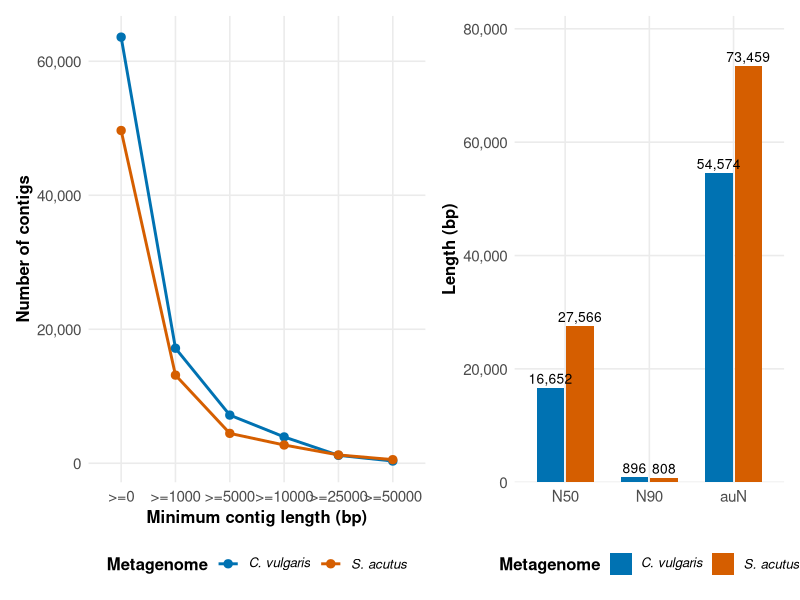
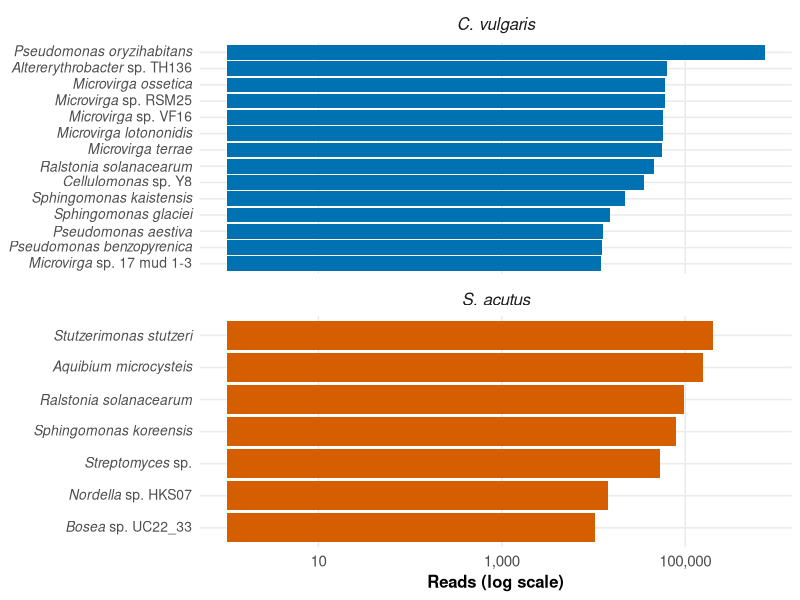
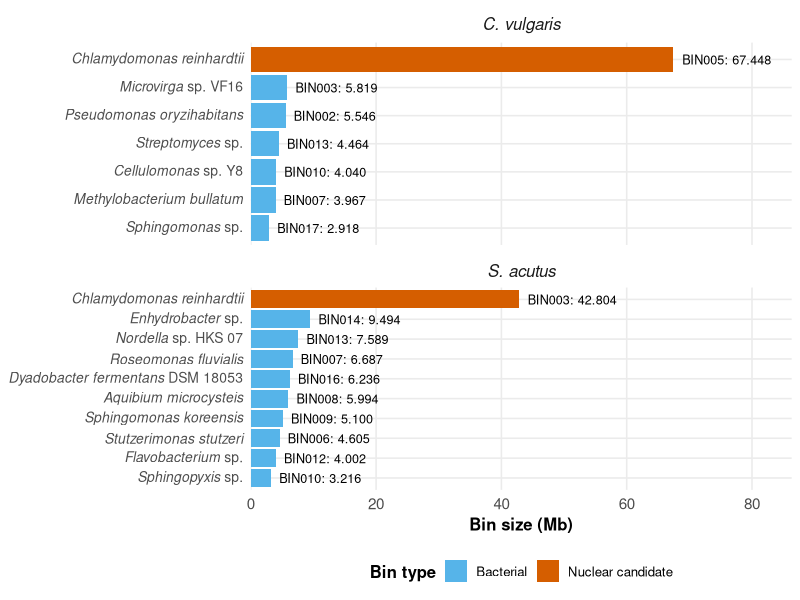
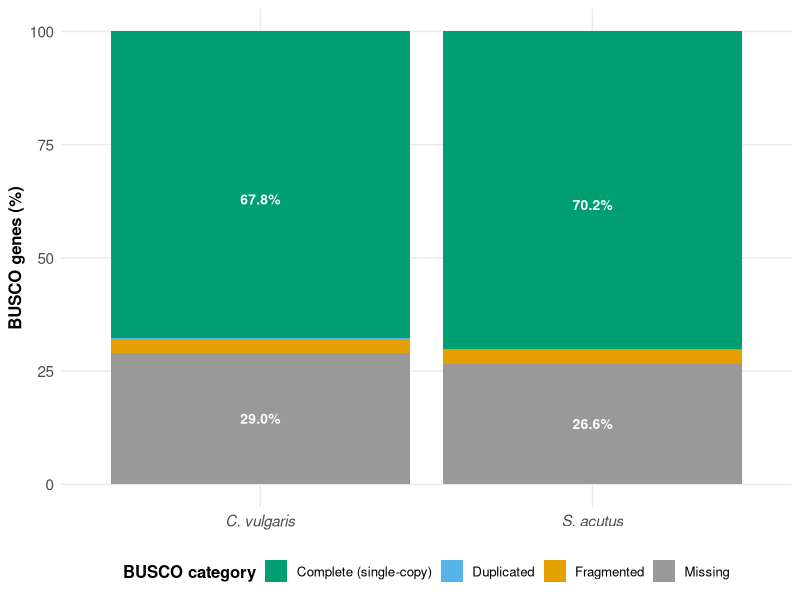
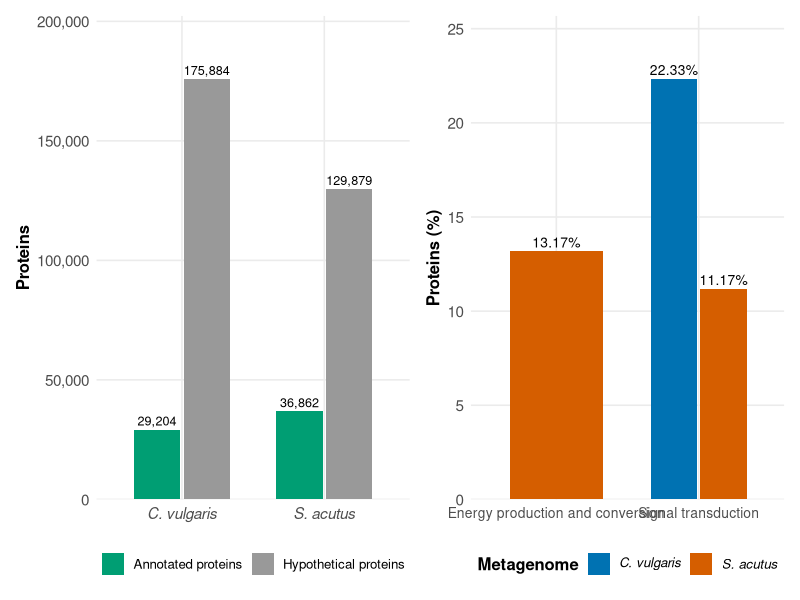
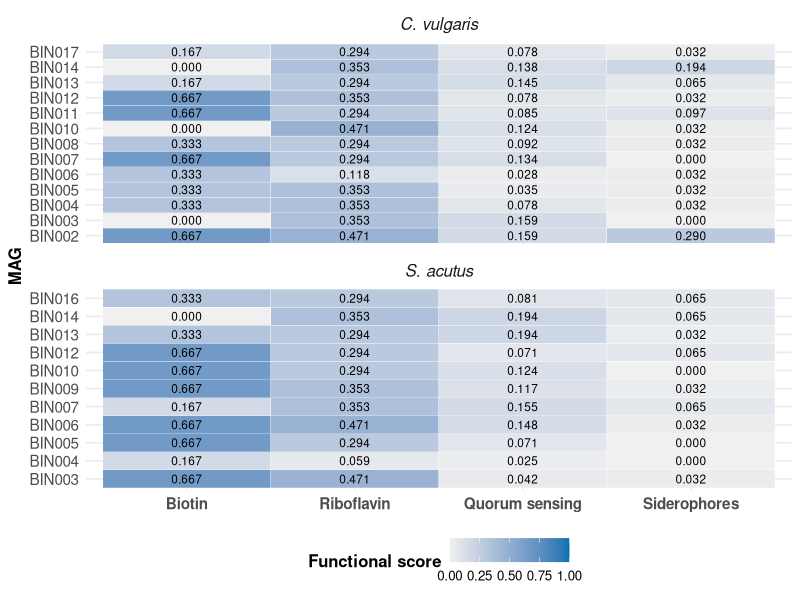
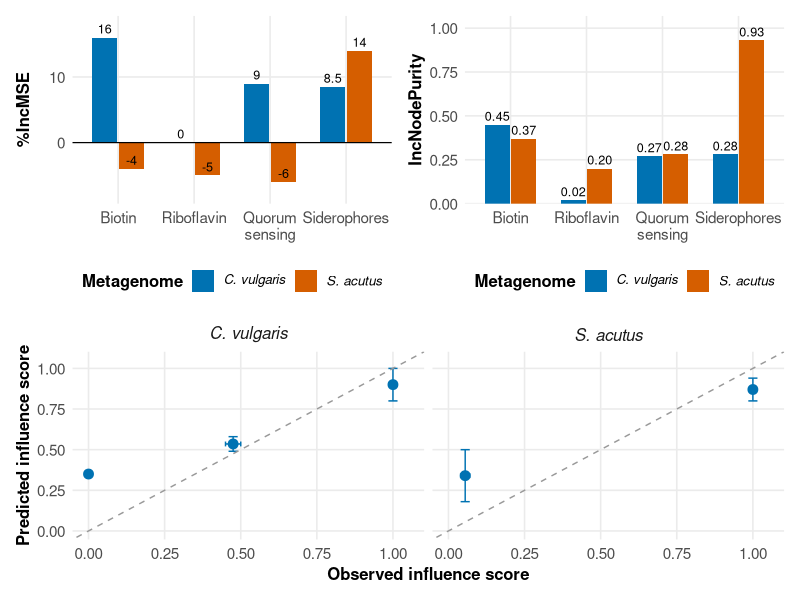
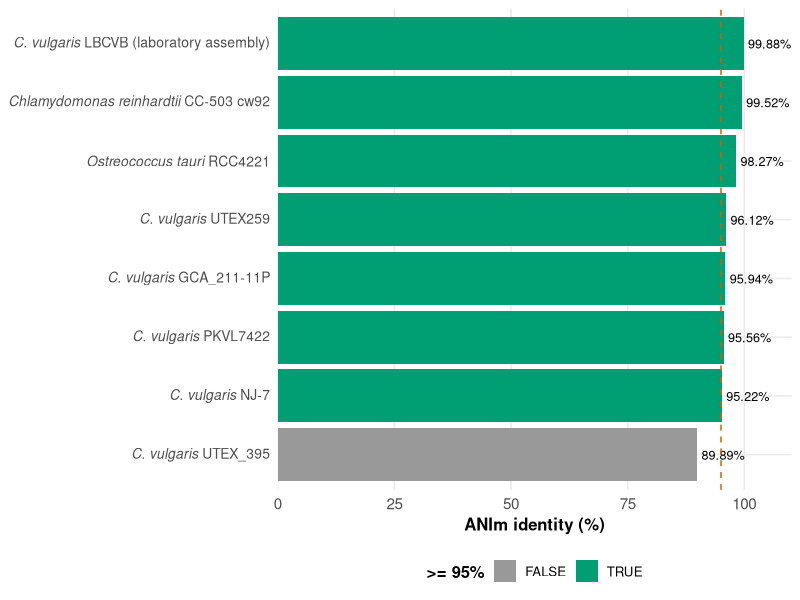

Write R code to recreate these figures, in order.
# Autor: Dr. José Juan Torres Martínez
# Universidad Autónoma de San Luis Potosí (UASLP), México
#
# Figuras del artículo: Metagenomic characterization of Chlorella vulgaris and
# Scenedesmus acutus consortia (Algal Research, in preparation).
# Genera, a partir de los CSV de esta carpeta (valores tal como aparecen en
# la tesis de maestría de Abner Martínez-Constantino, FCQ-UASLP, agosto 2026):
# Qué hace este script
# Genera, a partir de los valores verificados de la tesis de maestría de
# Abner Martínez-Constantino (FCQ-UASLP, agosto 2026), las figuras que sí
# se pueden construir en R sin los archivos originales de salida de cada
# herramienta:
#   Figura 1 — Comparación de los ensamblajes (contigs por umbral + N50)
#   Figura 2 — Bacterias más representativas por metagenoma (Kraken2)
#   Figura 3 — Tamaño de los bins que pasan el filtro (MAGs + nucleares)
#   Figura 4 — Evaluación BUSCO de los bins nucleares candidatos
#   Figura 5 — Anotación funcional (anotadas vs. hipotéticas + COG)
#   Figura 6 — Matrices de puntuación de funcionalidad (FS) por MAG
#   Figura 7 — Random Forest: importancia de variables + observados vs.
#              predichos (valores leídos de las figuras de la tesis)
#   Figura S0 — Identidad ANIm de BIN005 contra el panel de referencia
#
# Qué NO hace este script
# No regenera los diagramas de Sankey, los heatmaps de resistomas (RGI),
# las figuras de HGT, los mapas KEGG, las redes bipartitas (Gephi), los
# PCA ni los heatmaps de expresión: esas figuras dependen de los archivos
# originales de salida de cada herramienta y las debe producir Abner
# siguiendo la lista de figuras (ver lista-figuras-para-abner.md).
#
# Datos
# Los CSV de esta carpeta contienen los valores tal como aparecen en la
# tesis. No se inventó ningún valor:
# - La Figura 5B solo grafica las dos categorías COG con porcentaje
#   reportado en el texto (transducción de señales en ambos metagenomas;
#   producción y conversión de energía solo en S. acutus). El valor de
#   energía de C. vulgaris no se reporta en la tesis y no se grafica.
# - La Figura 7 usa valores APROXIMADOS leídos de las Figs. 52-55 de la
#   tesis (la tesis no da los valores en el texto); el pie lo dice.
# - La Figura S0 usa valores leídos de la Fig. 12 de la tesis; el valor
#   de O. tauri (98.27%) es anómalo y se señala en el pie del manuscrito.
# - Los porcentajes de BUSCO fragmentado y duplicado no están etiquetados
#   en la Fig. 10 de la tesis; se grafican como ~3% y ~0.3% y el pie lo dice.
#
# Interpretación
# Cada figura lleva su pie con el denominador explícito. Las frecuencias
# son descriptivas: no se interpretan como enriquecimiento estadístico.

Sys.setlocale("LC_ALL", "C.UTF-8")

library(ggplot2)
library(dplyr)
library(readr)
library(scales)
library(tidyr)
library(patchwork)

# Carpeta del script: los CSV y las figuras viven junto a este archivo.
args <- commandArgs(trailingOnly = FALSE)
archivo <- grep("--file=", args, value = TRUE)
if (length(archivo) > 0) {
  carpeta <- dirname(sub("--file=", "", archivo[1]))
} else {
  carpeta <- getwd()
}
setwd(carpeta)

# Paleta Okabe-Ito (compatible con visión de color deficiente).
okabe <- c(
  "#E69F00", "#56B4E9", "#009E73", "#F0E442",
  "#0072B2", "#D55E00", "#CC79A7", "#999999"
)
col_cv <- "#0072B2"
col_sa <- "#D55E00"

# Tema común: limpio, sin título dentro de la imagen, leyenda abajo,
# títulos de ejes en negrita.
tema_fig <- theme_minimal(base_size = 12) +
  theme(
    legend.position = "bottom",
    legend.title = element_text(face = "bold"),
    axis.title = element_text(face = "bold"),
    axis.text = element_text(size = 11),
    strip.text = element_text(face = "bold", size = 12),
    panel.grid.minor = element_blank()
  )

# Etiquetas de taxón con género y especie en itálica (plotmath).
# "Pseudomonas oryzihabitans" -> italic('Pseudomonas oryzihabitans')
# "Microvirga sp. VF16"       -> italic('Microvirga')~sp.~'VF16'
# "Dyadobacter fermentans DSM 18053" -> italic('Dyadobacter fermentans')~'DSM 18053'
# La función devuelve una CADENA plotmath; etiquetas_taxon() la convierte
# en un vector de expresiones con un solo parse(text = ...) — un list de
# expresiones NO funciona como labels de una escala discreta en ggplot2.
etiqueta_taxon_str <- function(x) {
  partes <- strsplit(x, " ", fixed = TRUE)[[1]]
  genero <- partes[1]
  if (length(partes) == 1) {
    return(sprintf("italic('%s')", genero))
  }
  segundo <- partes[2]
  resto <- if (length(partes) > 2) paste(partes[3:length(partes)], collapse = " ") else ""
  if (segundo == "sp.") {
    expr <- sprintf("italic('%s')~sp.", genero)
    if (nzchar(resto)) expr <- paste0(expr, "~'", resto, "'")
    return(expr)
  }
  if (grepl("^[a-z]", segundo)) {
    expr <- sprintf("italic('%s %s')", genero, segundo)
    if (nzchar(resto)) expr <- paste0(expr, "~'", resto, "'")
    return(expr)
  }
  paste0(sprintf("italic('%s')", genero), "~'",
         paste(partes[2:length(partes)], collapse = " "), "'")
}
etiquetas_taxon <- function(v) parse(text = vapply(v, etiqueta_taxon_str, character(1)))

# Etiquetas de metagenoma con la especie en itálica (plotmath).
# Se usa en ejes discretos (Figuras 4 y 5A), en leyendas (Figuras 1, 5B
# y 7A-7B) y en los títulos de panel (Figuras 2, 3, 6 y 7C).
etiqueta_metagenoma <- function(v) {
  parse(text = vapply(v, function(x) {
    if (x == "C. vulgaris") "italic('C. vulgaris')"
    else if (x == "S. acutus") "italic('S. acutus')"
    else x
  }, character(1)))
}
labeller_metagenoma <- as_labeller(
  c("C. vulgaris" = "italic('C. vulgaris')", "S. acutus" = "italic('S. acutus')"),
  default = label_parsed)

# Etiquetas del panel ANI (Figura S0): cadena plotmath por referencia.
etiqueta_ani_str <- function(lbl) {
  if (grepl("reinhardtii", lbl)) return("italic('Chlamydomonas reinhardtii')~'CC-503 cw92'")
  if (grepl("tauri", lbl)) return("italic('Ostreococcus tauri')~'RCC4221'")
  if (grepl("LBCVB", lbl)) return("italic('C. vulgaris')~'LBCVB'~'(laboratory assembly)'")
  if (grepl("UTEX259", lbl)) return("italic('C. vulgaris')~'UTEX259'")
  if (grepl("NJ-7", lbl)) return("italic('C. vulgaris')~'NJ-7'")
  if (grepl("PKVL7422", lbl)) return("italic('C. vulgaris')~'PKVL7422'")
  if (grepl("GCA_211-11P", lbl)) return("italic('C. vulgaris')~'GCA_211-11P'")
  if (grepl("UTEX_395", lbl)) return("italic('C. vulgaris')~'UTEX_395'")
  lbl
}

# ---------------------------------------------------------------------------
# Figura 1 — Comparación de los ensamblajes
# ---------------------------------------------------------------------------
ens <- read_csv("datos_ensamblaje.csv", show_col_types = FALSE)
met <- read_csv("datos_metricas_ensamblaje.csv", show_col_types = FALSE)

ens$metagenome <- factor(ens$metagenome, levels = c("C. vulgaris", "S. acutus"))
ens$umbral <- factor(paste0(">=", ens$threshold_bp),
                     levels = c(">=0", ">=1000", ">=5000", ">=10000", ">=25000", ">=50000"))
p1a <- ggplot(ens, aes(x = umbral, y = contigs, color = metagenome, group = metagenome)) +
  geom_line(linewidth = 1) +
  geom_point(size = 2.5) +
  scale_y_continuous(labels = label_comma()) +
  scale_color_manual(values = c("C. vulgaris" = col_cv, "S. acutus" = col_sa),
                     labels = etiqueta_metagenoma) +
  labs(x = "Minimum contig length (bp)", y = "Number of contigs", color = "Metagenome") +
  tema_fig

n50 <- met %>% filter(metric %in% c("N50", "N90", "auN"))
n50$metric <- factor(n50$metric, levels = c("N50", "N90", "auN"))
n50$metagenome <- factor(n50$metagenome, levels = c("C. vulgaris", "S. acutus"))
p1b <- ggplot(n50, aes(x = metric, y = value, fill = metagenome)) +
  geom_col(position = position_dodge(width = 0.7), width = 0.65) +
  geom_text(aes(label = comma(value)), position = position_dodge(width = 0.7),
            vjust = -0.4, size = 3.5) +
  scale_y_continuous(labels = label_comma(), expand = expansion(mult = c(0, 0.12))) +
  scale_fill_manual(values = c("C. vulgaris" = col_cv, "S. acutus" = col_sa),
                    labels = etiqueta_metagenoma) +
  labs(x = NULL, y = "Length (bp)", fill = "Metagenome") +
  tema_fig

fig1 <- p1a + p1b + plot_layout(ncol = 2, widths = c(1.25, 1))
ggsave("figura1_ensamblaje.png", fig1, width = 10, height = 4.5, dpi = 300, bg = "white")

# ---------------------------------------------------------------------------
# Figura 2 — Bacterias más representativas (Kraken2, lecturas)
# ---------------------------------------------------------------------------
tax <- read_csv("datos_taxonomia.csv", show_col_types = FALSE)
tax$metagenome <- factor(tax$metagenome, levels = c("C. vulgaris", "S. acutus"))
# reorder() es global: un taxón presente en ambos metagenomas
# (Ralstonia solanacearum) quedaría mal ordenado en cada panel.
# Se usa un factor con prefijo de metagenoma para ordenar dentro de cada panel.
tax <- tax %>%
  arrange(metagenome, reads) %>%
  mutate(taxon_f = factor(paste(metagenome, taxon, sep = "___"),
                          levels = paste(metagenome, taxon, sep = "___")))
etiquetas_taxon_prefijo <- function(v) {
  parse(text = vapply(v, function(lbl) {
    etiqueta_taxon_str(sub("^.*___", "", lbl))
  }, character(1)))
}

p2 <- ggplot(tax, aes(x = reads, y = taxon_f, fill = metagenome)) +
  geom_col() +
  facet_wrap(~metagenome, scales = "free_y", ncol = 1, labeller = labeller_metagenoma) +
  scale_x_continuous(trans = "log10", labels = label_comma()) +
  scale_y_discrete(labels = etiquetas_taxon_prefijo) +
  scale_fill_manual(values = c("C. vulgaris" = col_cv, "S. acutus" = col_sa)) +
  labs(x = "Reads (log scale)", y = NULL, fill = "Metagenome") +
  tema_fig +
  theme(legend.position = "none", axis.text.y = element_text(size = 10))
ggsave("figura2_taxonomia.png", p2, width = 9, height = 8, dpi = 300, bg = "white")

# ---------------------------------------------------------------------------
# Figura 3 — Tamaño de los bins que pasan el filtro
# ---------------------------------------------------------------------------
mags <- read_csv("datos_mags.csv", show_col_types = FALSE)
mags$metagenome <- factor(mags$metagenome, levels = c("C. vulgaris", "S. acutus"))
mags$tipo <- factor(ifelse(mags$type == "nuclear candidate",
                           "Nuclear candidate", "Bacterial"),
                    levels = c("Bacterial", "Nuclear candidate"))
mags <- mags %>%
  arrange(metagenome, size_Mb) %>%
  mutate(taxon_f = factor(paste(metagenome, taxon, sep = "___"),
                          levels = paste(metagenome, taxon, sep = "___")))

p3 <- ggplot(mags, aes(x = size_Mb, y = taxon_f, fill = tipo)) +
  geom_col() +
  geom_text(aes(label = paste0(bin, ": ", sprintf("%.3f", size_Mb))), hjust = -0.1, size = 3.2) +
  facet_wrap(~metagenome, scales = "free_y", ncol = 1, labeller = labeller_metagenoma) +
  scale_x_continuous(expand = expansion(mult = c(0, 0.28))) +
  scale_y_discrete(labels = etiquetas_taxon_prefijo) +
  scale_fill_manual(values = c("Bacterial" = "#56B4E9", "Nuclear candidate" = "#D55E00")) +
  labs(x = "Bin size (Mb)", y = NULL, fill = "Bin type") +
  tema_fig +
  theme(axis.text.y = element_text(size = 10))
ggsave("figura3_mags.png", p3, width = 10, height = 8, dpi = 300, bg = "white")

# ---------------------------------------------------------------------------
# Figura 4 — BUSCO de los bins nucleares candidatos
# ---------------------------------------------------------------------------
busco <- read_csv("datos_busco.csv", show_col_types = FALSE)
busco$metagenome <- factor(busco$metagenome, levels = c("C. vulgaris", "S. acutus"))
busco$category <- factor(busco$category,
  levels = c("Complete (single-copy)", "Duplicated", "Fragmented", "Missing"))
p4 <- ggplot(busco, aes(x = metagenome, y = percent, fill = category)) +
  geom_col() +
  geom_text(data = function(d) d[d$percent >= 5, ],
            aes(label = sprintf("%.1f%%", percent)),
            position = position_stack(vjust = 0.5), size = 3.5, color = "white",
            fontface = "bold") +
  scale_fill_manual(values = c("Complete (single-copy)" = "#009E73",
                                "Duplicated" = "#56B4E9",
                                "Fragmented" = "#E69F00",
                                "Missing" = "#999999")) +
  scale_x_discrete(labels = etiqueta_metagenoma) +
  labs(x = NULL, y = "BUSCO genes (%)", fill = "BUSCO category") +
  tema_fig
ggsave("figura4_busco.png", p4, width = 7, height = 5, dpi = 300, bg = "white")

# ---------------------------------------------------------------------------
# Figura 5 — Anotación funcional (A) y COG (B)
# ---------------------------------------------------------------------------
anot <- read_csv("datos_anotacion.csv", show_col_types = FALSE)
anot$metagenome <- factor(anot$metagenome, levels = c("C. vulgaris", "S. acutus"))
anot$category <- factor(anot$category,
  levels = c("Annotated proteins", "Hypothetical proteins"))
p5a <- ggplot(anot, aes(x = metagenome, y = count, fill = category)) +
  geom_col(position = position_dodge(width = 0.7), width = 0.65) +
  geom_text(aes(label = comma(count)), position = position_dodge(width = 0.7),
            vjust = -0.4, size = 3.2) +
  scale_y_continuous(labels = label_comma(), expand = expansion(mult = c(0, 0.15))) +
  scale_x_discrete(labels = etiqueta_metagenoma) +
  scale_fill_manual(values = c("Annotated proteins" = "#009E73",
                                "Hypothetical proteins" = "#999999")) +
  labs(x = NULL, y = "Proteins", fill = NULL) +
  tema_fig

cog <- read_csv("datos_cog.csv", show_col_types = FALSE)
cog <- cog %>% filter(reported == "yes")
cog$metagenome <- factor(cog$metagenome, levels = c("C. vulgaris", "S. acutus"))
p5b <- ggplot(cog, aes(x = cog_category, y = percent, fill = metagenome)) +
  geom_col(position = position_dodge(width = 0.7), width = 0.65) +
  geom_text(aes(label = sprintf("%.2f%%", percent)),
            position = position_dodge(width = 0.7), vjust = -0.4, size = 3.5) +
  scale_y_continuous(expand = expansion(mult = c(0, 0.15))) +
  scale_fill_manual(values = c("C. vulgaris" = col_cv, "S. acutus" = col_sa),
                    labels = etiqueta_metagenoma) +
  labs(x = NULL, y = "Proteins (%)", fill = "Metagenome") +
  tema_fig +
  theme(axis.text.x = element_text(size = 10))

fig5 <- p5a + p5b + plot_layout(ncol = 2, widths = c(1, 1))
ggsave("figura5_anotacion_cog.png", fig5, width = 11, height = 4.5, dpi = 300, bg = "white")

# ---------------------------------------------------------------------------
# Figura 6 — Matrices de puntuación de funcionalidad (FS)
# ---------------------------------------------------------------------------
fs <- read_csv("datos_fs.csv", show_col_types = FALSE)
fs$metagenome <- factor(fs$metagenome, levels = c("C. vulgaris", "S. acutus"))
fs_largo <- fs %>%
  pivot_longer(cols = c(biotin, riboflavin, quorum_sensing, siderophores),
               names_to = "pathway", values_to = "fs")
fs_largo$pathway <- factor(fs_largo$pathway,
  levels = c("biotin", "riboflavin", "quorum_sensing", "siderophores"),
  labels = c("Biotin", "Riboflavin", "Quorum sensing", "Siderophores"))

p6 <- ggplot(fs_largo, aes(x = pathway, y = mag, fill = fs)) +
  geom_tile(color = "white") +
  geom_text(aes(label = sprintf("%.3f", fs)), size = 3) +
  facet_wrap(~metagenome, ncol = 1, scales = "free_y", labeller = labeller_metagenoma) +
  scale_fill_gradient(low = "#F0F0F0", high = "#0072B2", limits = c(0, 1),
                      name = "Functional score") +
  labs(x = NULL, y = "MAG") +
  tema_fig +
  theme(axis.text.x = element_text(size = 11, face = "bold"))
ggsave("figura6_fs.png", p6, width = 8, height = 9, dpi = 300, bg = "white")

# ---------------------------------------------------------------------------
# Figura 7 — Random Forest (valores APROXIMADOS leídos de las figuras)
# ---------------------------------------------------------------------------
rf <- read_csv("datos_rf_importancia.csv", show_col_types = FALSE)
rf$metagenome <- factor(rf$metagenome, levels = c("C. vulgaris", "S. acutus"))
rf$pathway <- factor(rf$pathway,
  levels = c("Biotin", "Riboflavin", "Quorum sensing", "Siderophores"))

p7a <- ggplot(rf, aes(x = pathway, y = inc_mse, fill = metagenome)) +
  scale_x_discrete(labels = c("Biotin", "Riboflavin", "Quorum\nsensing", "Siderophores")) +
  geom_col(position = position_dodge(width = 0.7), width = 0.65) +
  geom_hline(yintercept = 0, color = "black", linewidth = 0.4) +
  geom_text(aes(label = inc_mse), position = position_dodge(width = 0.7),
            vjust = -0.4, size = 3.2) +
  scale_y_continuous(expand = expansion(mult = c(0.15, 0.15))) +
  scale_fill_manual(values = c("C. vulgaris" = col_cv, "S. acutus" = col_sa),
                    labels = etiqueta_metagenoma) +
  labs(x = NULL, y = "%IncMSE", fill = "Metagenome") +
  tema_fig

p7b <- ggplot(rf, aes(x = pathway, y = inc_node_purity, fill = metagenome)) +
  scale_x_discrete(labels = c("Biotin", "Riboflavin", "Quorum\nsensing", "Siderophores")) +
  geom_col(position = position_dodge(width = 0.7), width = 0.65) +
  geom_text(aes(label = sprintf("%.2f", inc_node_purity)),
            position = position_dodge(width = 0.7), vjust = -0.4, size = 3.2) +
  scale_y_continuous(expand = expansion(mult = c(0, 0.15))) +
  scale_fill_manual(values = c("C. vulgaris" = col_cv, "S. acutus" = col_sa),
                    labels = etiqueta_metagenoma) +
  labs(x = NULL, y = "IncNodePurity", fill = "Metagenome") +
  tema_fig

pred <- read_csv("datos_rf_predicho.csv", show_col_types = FALSE)
pred$metagenome <- factor(pred$metagenome, levels = c("C. vulgaris", "S. acutus"))
p7c <- ggplot(pred, aes(x = (observed_low + observed_high) / 2,
                        y = (predicted_low + predicted_high) / 2)) +
  geom_errorbar(aes(ymin = predicted_low, ymax = predicted_high),
                width = 0.03, color = "#0072B2") +
  geom_errorbarh(aes(xmin = observed_low, xmax = observed_high),
                  height = 0.03, color = "#0072B2") +
  geom_point(size = 3, color = "#0072B2") +
  geom_abline(slope = 1, intercept = 0, linetype = "dashed", color = "#999999") +
  facet_wrap(~metagenome, ncol = 2, labeller = labeller_metagenoma) +
  coord_cartesian(xlim = c(0, 1.05), ylim = c(0, 1.05)) +
  labs(x = "Observed influence score", y = "Predicted influence score") +
  tema_fig

fig7 <- (p7a + p7b) / p7c + plot_layout(heights = c(1, 1))
ggsave("figura7_random_forest.png", fig7, width = 10, height = 8, dpi = 300, bg = "white")

# ---------------------------------------------------------------------------
# Figura S0 — Identidad ANIm de BIN005 (leída de la Fig. 12 de la tesis)
# ---------------------------------------------------------------------------
ani <- read_csv("datos_ani.csv", show_col_types = FALSE)
ani <- ani %>% arrange(desc(ani_percent))
pS0 <- ggplot(ani, aes(x = ani_percent,
                       y = reorder(reference, ani_percent),
                       fill = ani_percent >= 95)) +
  geom_col() +
  geom_text(aes(label = sprintf("%.2f%%", ani_percent)), hjust = -0.1, size = 3.2) +
  geom_vline(xintercept = 95, linetype = "dashed", color = "#D55E00") +
  scale_x_continuous(limits = c(0, 108), expand = expansion(mult = c(0, 0.02))) +
  scale_y_discrete(labels = function(v) parse(text = vapply(v, etiqueta_ani_str, character(1)))) +
  scale_fill_manual(values = c("TRUE" = "#009E73", "FALSE" = "#999999")) +
  labs(x = "ANIm identity (%)", y = NULL, fill = ">= 95%") +
  tema_fig +
  theme(legend.position = "bottom", axis.text.y = element_text(size = 10))
ggsave("figuraS0_ani.png", pS0, width = 9, height = 5.5, dpi = 300, bg = "white")

message("Figuras generadas: figura1_ensamblaje.png, figura2_taxonomia.png, ",
        "figura3_mags.png, figura4_busco.png, figura5_anotacion_cog.png, ",
        "figura6_fs.png, figura7_random_forest.png, figuraS0_ani.png")
